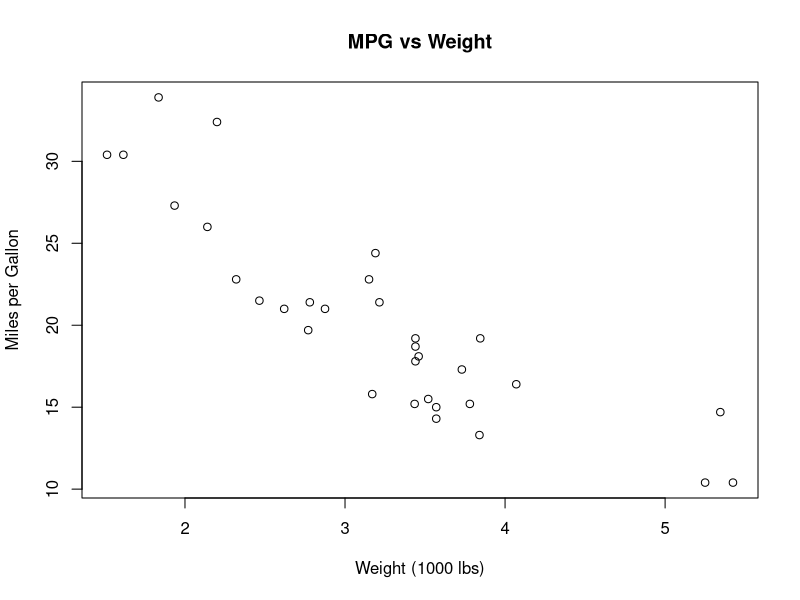
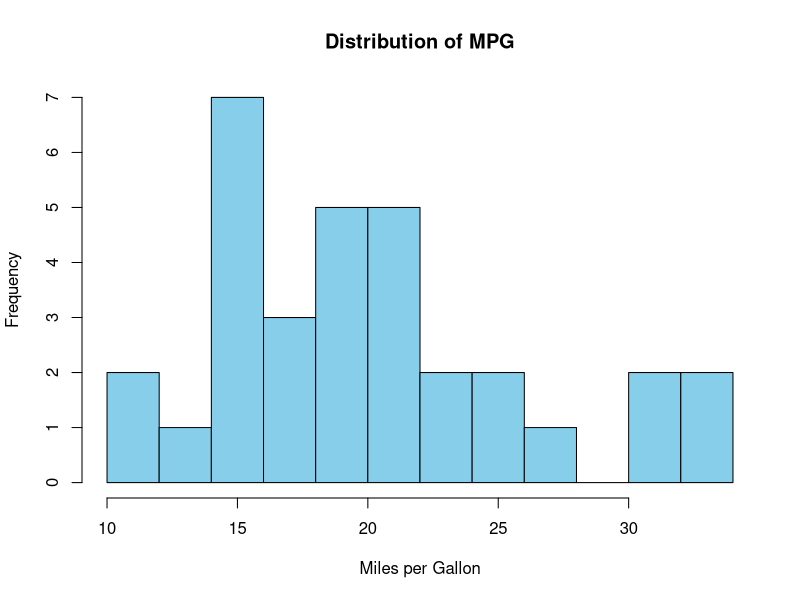
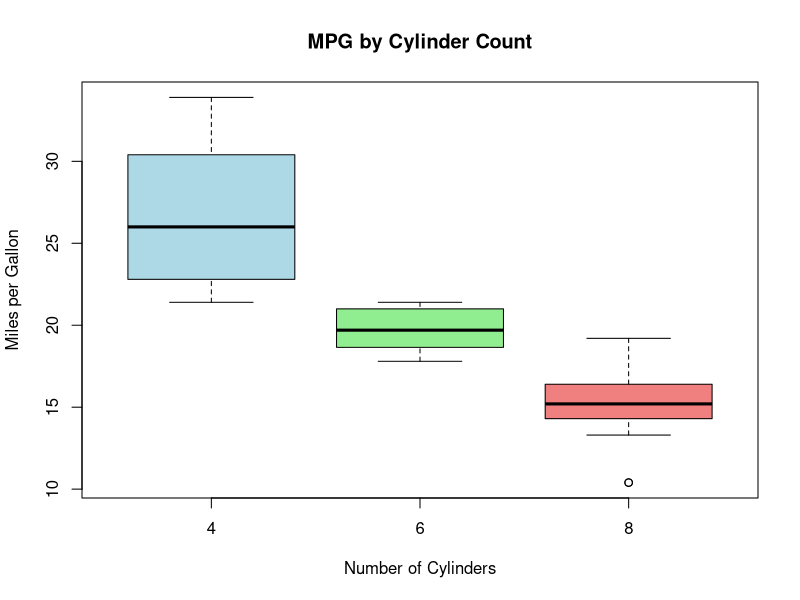
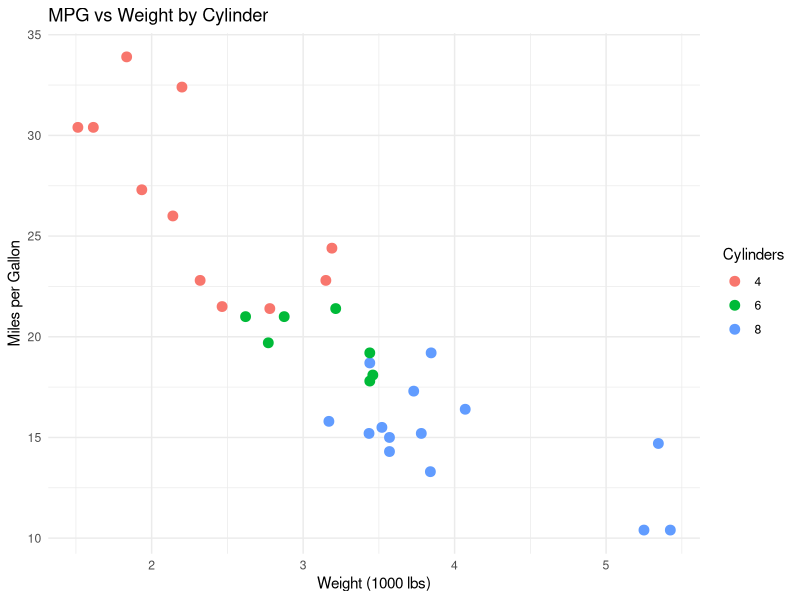
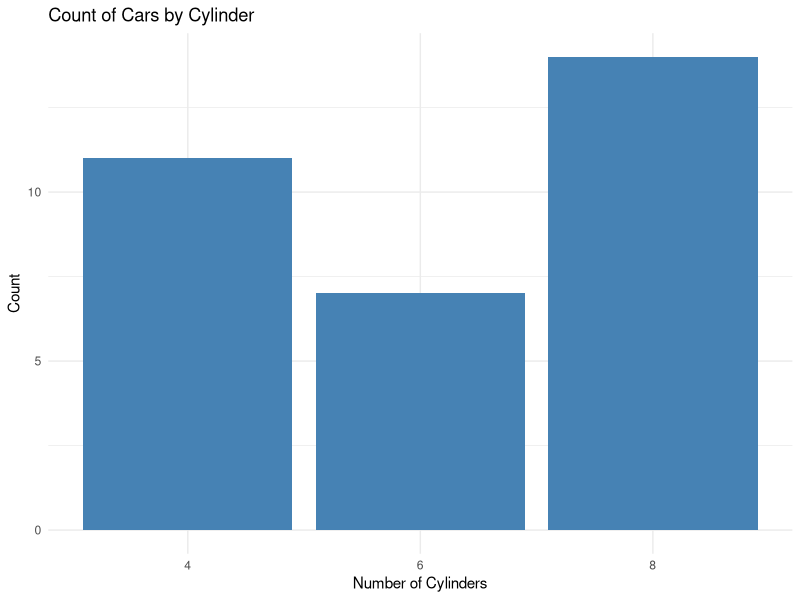

Write the R code that produced these figures, in order.
## ---- chunk 1
# Simple scatter plot
plot(mtcars$wt, mtcars$mpg,
     xlab = "Weight (1000 lbs)",
     ylab = "Miles per Gallon",
     main = "MPG vs Weight")
## ---- chunk 2
# Histogram of MPG
hist(mtcars$mpg,
     breaks = 10,
     col = "skyblue",
     main = "Distribution of MPG",
     xlab = "Miles per Gallon")
## ---- chunk 3
# Boxplot by cylinder
boxplot(mpg ~ cyl, data = mtcars,
        xlab = "Number of Cylinders",
        ylab = "Miles per Gallon",
        main = "MPG by Cylinder Count",
        col = c("lightblue", "lightgreen", "lightcoral"))
## ---- chunk 4
library(ggplot2)

# Simple ggplot scatter plot
ggplot(mtcars, aes(x = wt, y = mpg)) +
  geom_point(aes(color = factor(cyl)), size = 3) +
  labs(title = "MPG vs Weight by Cylinder",
       x = "Weight (1000 lbs)",
       y = "Miles per Gallon",
       color = "Cylinders") +
  theme_minimal()
## ---- chunk 5
# ggplot bar plot
ggplot(mtcars, aes(x = factor(cyl))) +
  geom_bar(fill = "steelblue") +
  labs(title = "Count of Cars by Cylinder",
       x = "Number of Cylinders",
       y = "Count") +
  theme_minimal()
